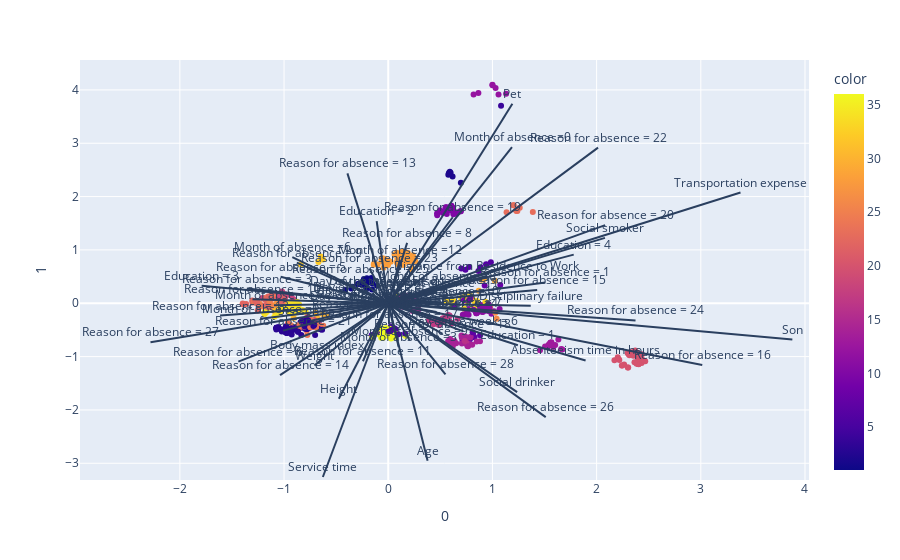

The notebook cell this image was saved under:
### Markdown cell above
In ultimo mostriamo il loading plot dei nostri dati sulle prime due componenti principali, ossia vogliamo vedere come gli assi principali delle nostre features originali(del dataset utilizzato per la PCA) vengono rappresentate sul piano PC1-PC2.
Per comodità di visualizzazione, i loadings sono normalizzati e riscalati di un fattore 4.

### Code cell
features = dfStd.columns
X = dfStd


loadings = pcaEl.components_.T * np.sqrt(pcaEl.explained_variance_)
loadings = 4*np.array([pow(lg.norm(loadings,axis=1),-1)*loadings[:,0],pow(lg.norm(loadings,axis=1),-1)*loadings[:,1],pow(lg.norm(loadings,axis=1),-1)*loadings[:,2]]).T

fig = px.scatter(components, x=0, y=1,color=df['ID'])

for i, feature in enumerate(features):
    fig.add_shape(
        type='line',
        x0=0, y0=0,
        x1=loadings[i, 0],
        y1=loadings[i, 1]
    )
    fig.add_annotation(
        x=loadings[i, 0],
        y=loadings[i, 1],
        ax=0, ay=0,
        xanchor="center",
        yanchor="bottom",
        text=feature,
    )
fig.show()

### Figure 1 — Plotly figure (JSON) as saved in the notebook; plotly's stock layout.template omitted (floating-point values rounded to 4 significant figures; data arrays with more than 128 entries replaced by an {"elided": "..."} marker saying what was removed)
{"data": [{"hovertemplate": "0=%{x}<br>1=%{y}<br>color=%{marker.color}<extra></extra>", "legendgroup": "", "marker": {"color": {"elided": "740 int values"}, "coloraxis": "coloraxis", "symbol": "circle"}, "mode": "markers", "name": "", "orientation": "v", "showlegend": false, "type": "scatter", "x": {"elided": "740 float values"}, "xaxis": "x", "y": {"elided": "740 float values"}, "yaxis": "y"}], "layout": {"annotations": [{"ax": 0, "ay": 0, "text": "Transportation expense", "x": 3.381, "xanchor": "center", "y": 2.076, "yanchor": "bottom"}, {"ax": 0, "ay": 0, "text": "Distance from Residence to Work", "x": 0.9508, "xanchor": "center", "y": 0.5163, "yanchor": "bottom"}, {"ax": 0, "ay": 0, "text": "Service time", "x": -0.6274, "xanchor": "center", "y": -3.257, "yanchor": "bottom"}, {"ax": 0, "ay": 0, "text": "Age", "x": 0.3775, "xanchor": "center", "y": -2.951, "yanchor": "bottom"}, {"ax": 0, "ay": 0, "text": "Work load Average/day", "x": 0.249, "xanchor": "center", "y": -0.0865, "yanchor": "bottom"}, {"ax": 0, "ay": 0, "text": "Hit target", "x": -0.4376, "xanchor": "center", "y": 0.07888, "yanchor": "bottom"}, {"ax": 0, "ay": 0, "text": "Son", "x": 3.879, "xanchor": "center", "y": -0.6802, "yanchor": "bottom"}, {"ax": 0, "ay": 0, "text": "Pet", "x": 1.191, "xanchor": "center", "y": 3.741, "yanchor": "bottom"}, {"ax": 0, "ay": 0, "text": "Weight", "x": -0.7084, "xanchor": "center", "y": -1.169, "yanchor": "bottom"}, {"ax": 0, "ay": 0, "text": "Height", "x": -0.474, "xanchor": "center", "y": -1.79, "yanchor": "bottom"}, {"ax": 0, "ay": 0, "text": "Body mass index", "x": -0.683, "xanchor": "center", "y": -0.9641, "yanchor": "bottom"}, {"ax": 0, "ay": 0, "text": "Absenteeism time in hours", "x": 1.894, "xanchor": "center", "y": -1.072, "yanchor": "bottom"}, {"ax": 0, "ay": 0, "text": "Social drinker", "x": 1.237, "xanchor": "center", "y": -1.666, "yanchor": "bottom"}, {"ax": 0, "ay": 0, "text": "Social smoker", "x": 2.08, "xanchor": "center", "y": 1.226, "yanchor": "bottom"}, {"ax": 0, "ay": 0, "text": "Disciplinary failure", "x": 1.368, "xanchor": "center", "y": -0.04836, "yanchor": "bottom"}, {"ax": 0, "ay": 0, "text": "Reason for absence = 1", "x": 1.508, "xanchor": "center", "y": 0.3906, "yanchor": "bottom"}, {"ax": 0, "ay": 0, "text": "Reason for absence = 2", "x": -0.1098, "xanchor": "center", "y": -0.1943, "yanchor": "bottom"}, {"ax": 0, "ay": 0, "text": "Reason for absence = 3", "x": -1.357, "xanchor": "center", "y": 0.2761, "yanchor": "bottom"}, {"ax": 0, "ay": 0, "text": "Reason for absence = 4", "x": -0.05538, "xanchor": "center", "y": -0.03201, "yanchor": "bottom"}, {"ax": 0, "ay": 0, "text": "Reason for absence = 5", "x": -1.033, "xanchor": "center", "y": 0.4987, "yanchor": "bottom"}, {"ax": 0, "ay": 0, "text": "Reason for absence = 6", "x": -1.439, "xanchor": "center", "y": -1.094, "yanchor": "bottom"}, {"ax": 0, "ay": 0, "text": "Reason for absence = 7", "x": 0.4636, "xanchor": "center", "y": -0.1643, "yanchor": "bottom"}, {"ax": 0, "ay": 0, "text": "Reason for absence = 8", "x": 0.1813, "xanchor": "center", "y": 1.132, "yanchor": "bottom"}, {"ax": 0, "ay": 0, "text": "Reason for absence = 9", "x": -0.878, "xanchor": "center", "y": 0.7624, "yanchor": "bottom"}, {"ax": 0, "ay": 0, "text": "Reason for absence = 10", "x": -1.303, "xanchor": "center", "y": 0.07612, "yanchor": "bottom"}, {"ax": 0, "ay": 0, "text": "Reason for absence = 11", "x": -0.2427, "xanchor": "center", "y": -1.087, "yanchor": "bottom"}, {"ax": 0, "ay": 0, "text": "Reason for absence = 12", "x": -1.614, "xanchor": "center", "y": -0.2315, "yanchor": "bottom"}, {"ax": 0, "ay": 0, "text": "Reason for absence = 13", "x": -0.3919, "xanchor": "center", "y": 2.435, "yanchor": "bottom"}, {"ax": 0, "ay": 0, "text": "Reason for absence = 14", "x": -1.038, "xanchor": "center", "y": -1.346, "yanchor": "bottom"}, {"ax": 0, "ay": 0, "text": "Reason for absence = 15", "x": 1.429, "xanchor": "center", "y": 0.2472, "yanchor": "bottom"}, {"ax": 0, "ay": 0, "text": "Reason for absence = 16", "x": 3.014, "xanchor": "center", "y": -1.158, "yanchor": "bottom"}, {"ax": 0, "ay": 0, "text": "Reason for absence = 17", "x": 0.007901, "xanchor": "center", "y": -0.3889, "yanchor": "bottom"}, {"ax": 0, "ay": 0, "text": "Reason for absence = 18", "x": 0.5217, "xanchor": "center", "y": -0.575, "yanchor": "bottom"}, {"ax": 0, "ay": 0, "text": "Reason for absence = 19", "x": 0.6193, "xanchor": "center", "y": 1.613, "yanchor": "bottom"}, {"ax": 0, "ay": 0, "text": "Reason for absence = 20", "x": 2.082, "xanchor": "center", "y": 1.465, "yanchor": "bottom"}, {"ax": 0, "ay": 0, "text": "Reason for absence = 21", "x": -1.009, "xanchor": "center", "y": -0.513, "yanchor": "bottom"}, {"ax": 0, "ay": 0, "text": "Reason for absence = 22", "x": 2.014, "xanchor": "center", "y": 2.919, "yanchor": "bottom"}, {"ax": 0, "ay": 0, "text": "Reason for absence = 23", "x": -0.1797, "xanchor": "center", "y": 0.6532, "yanchor": "bottom"}, {"ax": 0, "ay": 0, "text": "Reason for absence = 24", "x": 2.373, "xanchor": "center", "y": -0.3219, "yanchor": "bottom"}, {"ax": 0, "ay": 0, "text": "Reason for absence = 25", "x": -0.2667, "xanchor": "center", "y": 0.4463, "yanchor": "bottom"}, {"ax": 0, "ay": 0, "text": "Reason for absence = 26", "x": 1.511, "xanchor": "center", "y": -2.135, "yanchor": "bottom"}, {"ax": 0, "ay": 0, "text": "Reason for absence = 27", "x": -2.282, "xanchor": "center", "y": -0.733, "yanchor": "bottom"}, {"ax": 0, "ay": 0, "text": "Reason for absence = 28", "x": 0.5494, "xanchor": "center", "y": -1.334, "yanchor": "bottom"}, {"ax": 0, "ay": 0, "text": "Day of the week = 2", "x": -0.04528, "xanchor": "center", "y": 0.222, "yanchor": "bottom"}, {"ax": 0, "ay": 0, "text": "Day of the week = 3", "x": -0.2268, "xanchor": "center", "y": -0.05713, "yanchor": "bottom"}, {"ax": 0, "ay": 0, "text": "Day of the week = 4", "x": -0.1971, "xanchor": "center", "y": 0.1196, "yanchor": "bottom"}, {"ax": 0, "ay": 0, "text": "Day of the week = 5", "x": -0.2275, "xanchor": "center", "y": 0.2318, "yanchor": "bottom"}, {"ax": 0, "ay": 0, "text": "Day of the week = 6", "x": 0.7206, "xanchor": "center", "y": -0.5278, "yanchor": "bottom"}, {"ax": 0, "ay": 0, "text": "Seasons = 1", "x": 0.231, "xanchor": "center", "y": 0.2096, "yanchor": "bottom"}, {"ax": 0, "ay": 0, "text": "Seasons = 2", "x": -0.7394, "xanchor": "center", "y": -0.3294, "yanchor": "bottom"}, {"ax": 0, "ay": 0, "text": "Seasons = 3", "x": 0.04785, "xanchor": "center", "y": -0.1129, "yanchor": "bottom"}, {"ax": 0, "ay": 0, "text": "Seasons = 4", "x": 0.4665, "xanchor": "center", "y": 0.2366, "yanchor": "bottom"}, {"ax": 0, "ay": 0, "text": "Education = 1", "x": 1.244, "xanchor": "center", "y": -0.7883, "yanchor": "bottom"}, {"ax": 0, "ay": 0, "text": "Education = 2", "x": -0.111, "xanchor": "center", "y": 1.541, "yanchor": "bottom"}, {"ax": 0, "ay": 0, "text": "Education = 3", "x": -1.791, "xanchor": "center", "y": 0.3265, "yanchor": "bottom"}, {"ax": 0, "ay": 0, "text": "Education = 4", "x": 1.78, "xanchor": "center", "y": 0.912, "yanchor": "bottom"}, {"ax": 0, "ay": 0, "text": "Month of absence =0", "x": 1.188, "xanchor": "center", "y": 2.929, "yanchor": "bottom"}, {"ax": 0, "ay": 0, "text": "Month of absence =1", "x": -1.227, "xanchor": "center", "y": -0.2887, "yanchor": "bottom"}, {"ax": 0, "ay": 0, "text": "Month of absence =2", "x": -1.097, "xanchor": "center", "y": -0.0381, "yanchor": "bottom"}, {"ax": 0, "ay": 0, "text": "Month of absence =3", "x": 0.1001, "xanchor": "center", "y": -0.8224, "yanchor": "bottom"}, {"ax": 0, "ay": 0, "text": "Month of absence =4", "x": 0.4921, "xanchor": "center", "y": -0.1865, "yanchor": "bottom"}, {"ax": 0, "ay": 0, "text": "Month of absence =5", "x": 0.02126, "xanchor": "center", "y": -0.004665, "yanchor": "bottom"}, {"ax": 0, "ay": 0, "text": "Month of absence =6", "x": -0.9209, "xanchor": "center", "y": 0.8634, "yanchor": "bottom"}, {"ax": 0, "ay": 0, "text": "Month of absence =7", "x": 0.5266, "xanchor": "center", "y": 0.01654, "yanchor": "bottom"}, {"ax": 0, "ay": 0, "text": "Month of absence =8", "x": 0.473, "xanchor": "center", "y": 0.3235, "yanchor": "bottom"}, {"ax": 0, "ay": 0, "text": "Month of absence =9", "x": 0.2065, "xanchor": "center", "y": -0.7002, "yanchor": "bottom"}, {"ax": 0, "ay": 0, "text": "Month of absence =10", "x": 0.4648, "xanchor": "center", "y": 0.0376, "yanchor": "bottom"}, {"ax": 0, "ay": 0, "text": "Month of absence =11", "x": 0.4666, "xanchor": "center", "y": 0.2011, "yanchor": "bottom"}, {"ax": 0, "ay": 0, "text": "Month of absence =12", "x": 0.1119, "xanchor": "center", "y": 0.8171, "yanchor": "bottom"}], "coloraxis": {"colorbar": {"title": {"text": "color"}}, "colorscale": [[0, "#0d0887"], [0.1111, "#46039f"], [0.2222, "#7201a8"], [0.3333, "#9c179e"], [0.4444, "#bd3786"], [0.5556, "#d8576b"], [0.6667, "#ed7953"], [0.7778, "#fb9f3a"], [0.8889, "#fdca26"], [1, "#f0f921"]]}, "legend": {"tracegroupgap": 0}, "margin": {"t": 60}, "shapes": [{"type": "line", "x0": 0, "x1": 3.381, "y0": 0, "y1": 2.076}, {"type": "line", "x0": 0, "x1": 0.9508, "y0": 0, "y1": 0.5163}, {"type": "line", "x0": 0, "x1": -0.6274, "y0": 0, "y1": -3.257}, {"type": "line", "x0": 0, "x1": 0.3775, "y0": 0, "y1": -2.951}, {"type": "line", "x0": 0, "x1": 0.249, "y0": 0, "y1": -0.0865}, {"type": "line", "x0": 0, "x1": -0.4376, "y0": 0, "y1": 0.07888}, {"type": "line", "x0": 0, "x1": 3.879, "y0": 0, "y1": -0.6802}, {"type": "line", "x0": 0, "x1": 1.191, "y0": 0, "y1": 3.741}, {"type": "line", "x0": 0, "x1": -0.7084, "y0": 0, "y1": -1.169}, {"type": "line", "x0": 0, "x1": -0.474, "y0": 0, "y1": -1.79}, {"type": "line", "x0": 0, "x1": -0.683, "y0": 0, "y1": -0.9641}, {"type": "line", "x0": 0, "x1": 1.894, "y0": 0, "y1": -1.072}, {"type": "line", "x0": 0, "x1": 1.237, "y0": 0, "y1": -1.666}, {"type": "line", "x0": 0, "x1": 2.08, "y0": 0, "y1": 1.226}, {"type": "line", "x0": 0, "x1": 1.368, "y0": 0, "y1": -0.04836}, {"type": "line", "x0": 0, "x1": 1.508, "y0": 0, "y1": 0.3906}, {"type": "line", "x0": 0, "x1": -0.1098, "y0": 0, "y1": -0.1943}, {"type": "line", "x0": 0, "x1": -1.357, "y0": 0, "y1": 0.2761}, {"type": "line", "x0": 0, "x1": -0.05538, "y0": 0, "y1": -0.03201}, {"type": "line", "x0": 0, "x1": -1.033, "y0": 0, "y1": 0.4987}, {"type": "line", "x0": 0, "x1": -1.439, "y0": 0, "y1": -1.094}, {"type": "line", "x0": 0, "x1": 0.4636, "y0": 0, "y1": -0.1643}, {"type": "line", "x0": 0, "x1": 0.1813, "y0": 0, "y1": 1.132}, {"type": "line", "x0": 0, "x1": -0.878, "y0": 0, "y1": 0.7624}, {"type": "line", "x0": 0, "x1": -1.303, "y0": 0, "y1": 0.07612}, {"type": "line", "x0": 0, "x1": -0.2427, "y0": 0, "y1": -1.087}, {"type": "line", "x0": 0, "x1": -1.614, "y0": 0, "y1": -0.2315}, {"type": "line", "x0": 0, "x1": -0.3919, "y0": 0, "y1": 2.435}, {"type": "line", "x0": 0, "x1": -1.038, "y0": 0, "y1": -1.346}, {"type": "line", "x0": 0, "x1": 1.429, "y0": 0, "y1": 0.2472}, {"type": "line", "x0": 0, "x1": 3.014, "y0": 0, "y1": -1.158}, {"type": "line", "x0": 0, "x1": 0.007901, "y0": 0, "y1": -0.3889}, {"type": "line", "x0": 0, "x1": 0.5217, "y0": 0, "y1": -0.575}, {"type": "line", "x0": 0, "x1": 0.6193, "y0": 0, "y1": 1.613}, {"type": "line", "x0": 0, "x1": 2.082, "y0": 0, "y1": 1.465}, {"type": "line", "x0": 0, "x1": -1.009, "y0": 0, "y1": -0.513}, {"type": "line", "x0": 0, "x1": 2.014, "y0": 0, "y1": 2.919}, {"type": "line", "x0": 0, "x1": -0.1797, "y0": 0, "y1": 0.6532}, {"type": "line", "x0": 0, "x1": 2.373, "y0": 0, "y1": -0.3219}, {"type": "line", "x0": 0, "x1": -0.2667, "y0": 0, "y1": 0.4463}, {"type": "line", "x0": 0, "x1": 1.511, "y0": 0, "y1": -2.135}, {"type": "line", "x0": 0, "x1": -2.282, "y0": 0, "y1": -0.733}, {"type": "line", "x0": 0, "x1": 0.5494, "y0": 0, "y1": -1.334}, {"type": "line", "x0": 0, "x1": -0.04528, "y0": 0, "y1": 0.222}, {"type": "line", "x0": 0, "x1": -0.2268, "y0": 0, "y1": -0.05713}, {"type": "line", "x0": 0, "x1": -0.1971, "y0": 0, "y1": 0.1196}, {"type": "line", "x0": 0, "x1": -0.2275, "y0": 0, "y1": 0.2318}, {"type": "line", "x0": 0, "x1": 0.7206, "y0": 0, "y1": -0.5278}, {"type": "line", "x0": 0, "x1": 0.231, "y0": 0, "y1": 0.2096}, {"type": "line", "x0": 0, "x1": -0.7394, "y0": 0, "y1": -0.3294}, {"type": "line", "x0": 0, "x1": 0.04785, "y0": 0, "y1": -0.1129}, {"type": "line", "x0": 0, "x1": 0.4665, "y0": 0, "y1": 0.2366}, {"type": "line", "x0": 0, "x1": 1.244, "y0": 0, "y1": -0.7883}, {"type": "line", "x0": 0, "x1": -0.111, "y0": 0, "y1": 1.541}, {"type": "line", "x0": 0, "x1": -1.791, "y0": 0, "y1": 0.3265}, {"type": "line", "x0": 0, "x1": 1.78, "y0": 0, "y1": 0.912}, {"type": "line", "x0": 0, "x1": 1.188, "y0": 0, "y1": 2.929}, {"type": "line", "x0": 0, "x1": -1.227, "y0": 0, "y1": -0.2887}, {"type": "line", "x0": 0, "x1": -1.097, "y0": 0, "y1": -0.0381}, {"type": "line", "x0": 0, "x1": 0.1001, "y0": 0, "y1": -0.8224}, {"type": "line", "x0": 0, "x1": 0.4921, "y0": 0, "y1": -0.1865}, {"type": "line", "x0": 0, "x1": 0.02126, "y0": 0, "y1": -0.004665}, {"type": "line", "x0": 0, "x1": -0.9209, "y0": 0, "y1": 0.8634}, {"type": "line", "x0": 0, "x1": 0.5266, "y0": 0, "y1": 0.01654}, {"type": "line", "x0": 0, "x1": 0.473, "y0": 0, "y1": 0.3235}, {"type": "line", "x0": 0, "x1": 0.2065, "y0": 0, "y1": -0.7002}, {"type": "line", "x0": 0, "x1": 0.4648, "y0": 0, "y1": 0.0376}, {"type": "line", "x0": 0, "x1": 0.4666, "y0": 0, "y1": 0.2011}, {"type": "line", "x0": 0, "x1": 0.1119, "y0": 0, "y1": 0.8171}], "xaxis": {"anchor": "y", "domain": [0, 1], "title": {"text": "0"}}, "yaxis": {"anchor": "x", "domain": [0, 1], "title": {"text": "1"}}}}
